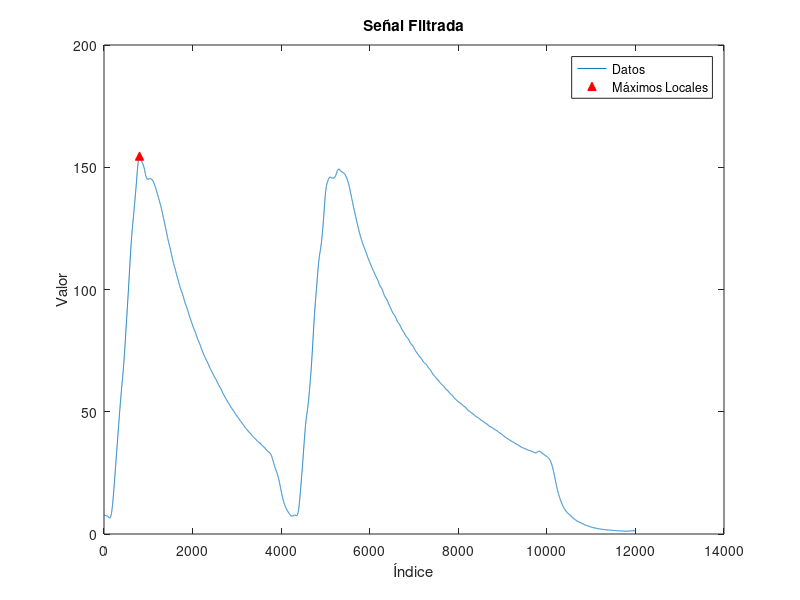
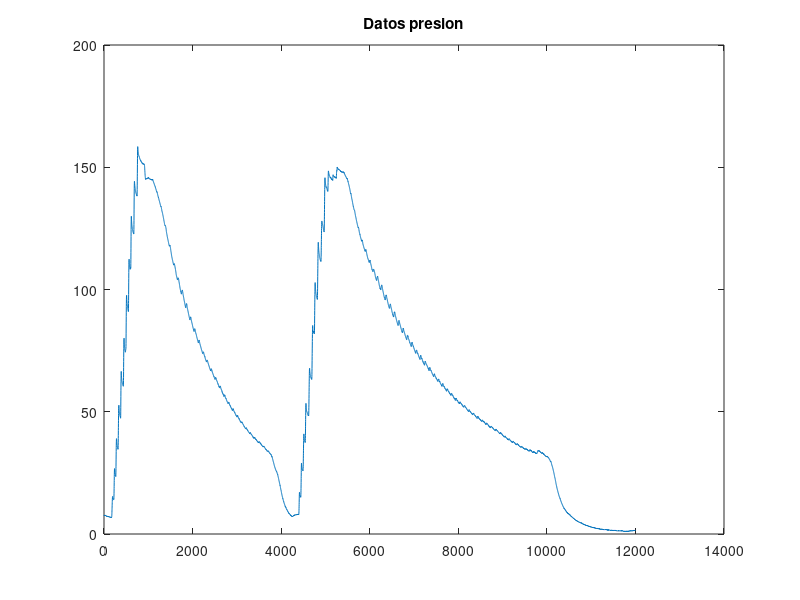
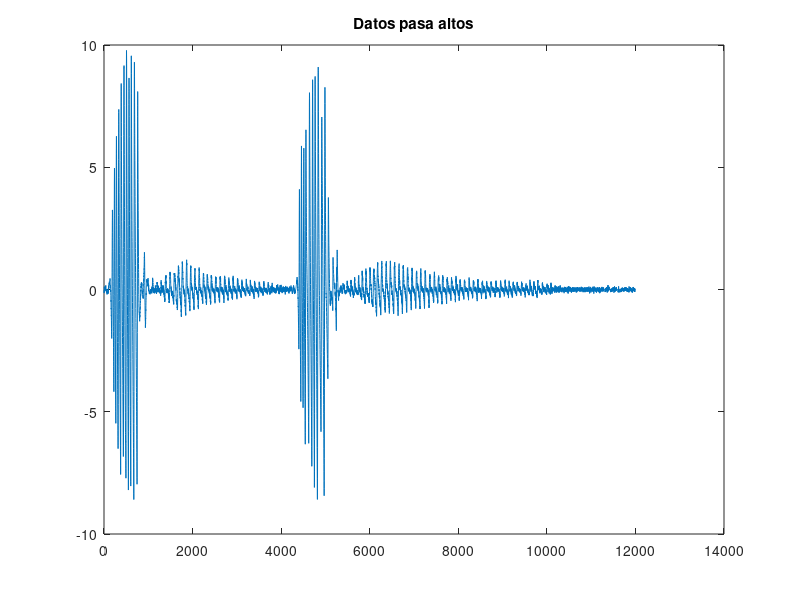
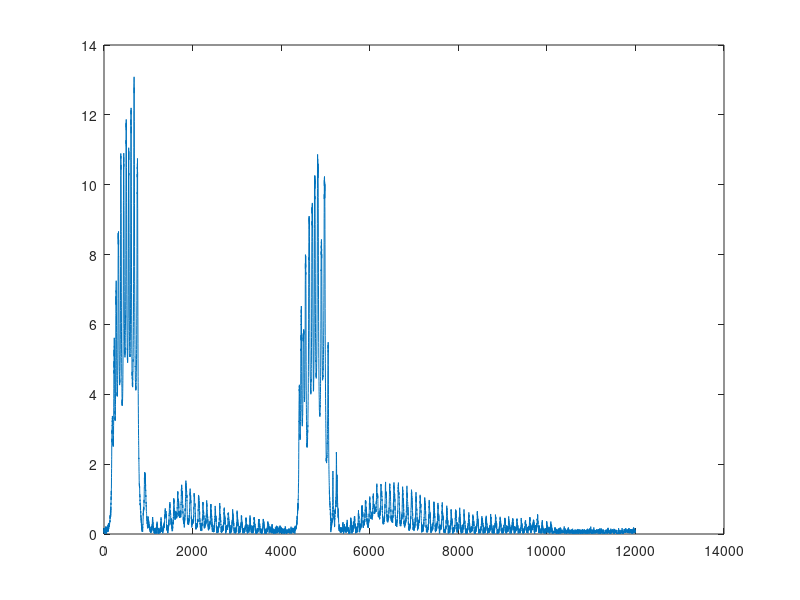

The MATLAB script that drew these images, in order:
clc, clear, close all;

% Consideraciones para el análisis de datos
%En la señal de baja frecuencia sirve para saber:

%85% -> presión sistolica
%el punto centra es la presión media
%55% -> presión diastolica
%(Se realiza mediante un enfoque en la gráfica de la señal)

% TRABAJO ENCARGADO
% 1. Pre procesamiento
% 2. 2 intentos (mediciones) para aplicar el método oscilometrico
% 3. Separar las partes del desenso de presión (herramientas como Python, excel)
% 4. Análisis en el dominio del tiempo, frecuencia y filtrado de las señales.
% 5. Algoritmo para la medición de presión arterial, se aplica (filtrado, detección de envolvente y calculo de puntos de la curva de presión que corresponde a ciertas características de la envolvente).
% 6. Criterios mediante software que permitan evaluar la confiabilidad de las mediciones realizadas.


datos_presion = importdata('datos_presion.txt');

fc = 0.8;
fs = 100;
wn = fc/(fs/2)
[b, a] = butter(4, wn, 'low');

datos_filtrados = filtfilt(b, a, datos_presion);

% Determinación del máximo
umbral_minimo = 150;

% Inicializar variables
max_locales = []; % Almacenar valores de los máximos locales
posiciones = []; % Almacenar posiciones de los máximos locales

% Algoritmo para encontrar máximos locales
for i = 2:length(datos_filtrados)-1
    % Comprobar si el elemento actual es mayor que sus vecinos y supera el umbral
    if datos_filtrados(i) >= datos_filtrados(i-1) && datos_filtrados(i) >= datos_filtrados(i+1) && datos_filtrados(i) >= umbral_minimo
        max_locales = [max_locales, datos_filtrados(i)]; % Guardar el valor del máximo
        posiciones = [posiciones, i]; % Guardar la posición del máximo
    end
end

% Mostrar resultados
disp(['Máximos locales encontrados (con umbral mínimo de ', num2str(umbral_minimo), '):']);
disp(length(max_locales));
disp('Posiciones de los máximos locales:');

% Gráfica
figure;
plot(datos_filtrados); % Datos originales
hold on;
plot(posiciones, max_locales, 'r^', 'MarkerFaceColor', 'r'); % Máximos locales en rojo
title('Señal Filtrada');
xlabel('Índice');
ylabel('Valor');
legend('Datos', 'Máximos Locales');
hold off;

figure;
plot(datos_presion);
title('Datos presion');


% Filtro pasa alto
fc = 1;
fs = 100;
wn = fc/(fs/2)
[b, a] = butter(4, wn, 'high');

datos_fil_alto = filtfilt(b, a, datos_presion);
figure;
plot(datos_fil_alto);
title('Datos pasa altos');

2
% Recuperación de la envolvente
senal_analitica = hilbert(datos_fil_alto);  % Genera la señal analítica
envolvente = abs(senal_analitica);          % Calcula la envolvente
figure;
plot(envolvente)
plot(envolvente)
